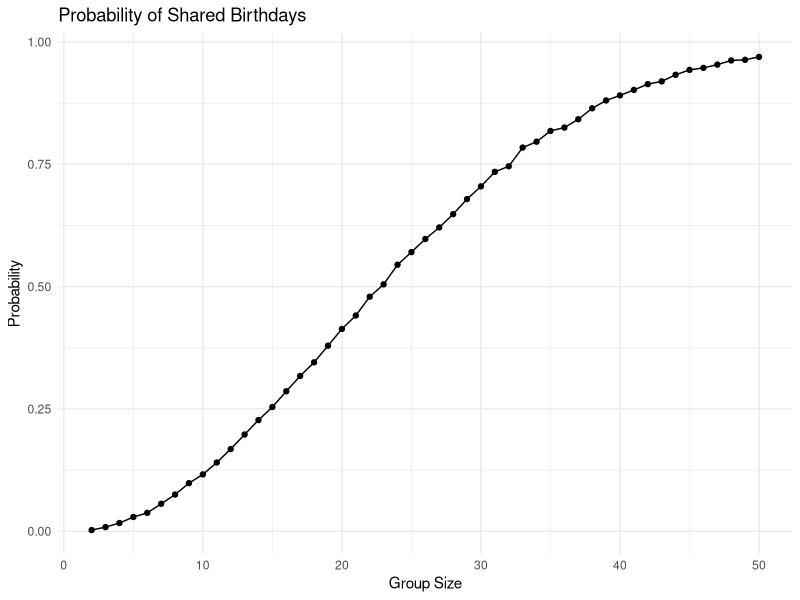

Generate this figure with R: (Note: this script raises an error after producing the figure.)
## ---- chunk 1
library(tidyverse)
set.seed(1)
## ---- chunk 2
birthday_shared = function(n) {
  birthdays = sample(1:365, size = n, replace = TRUE)
  n_distinct(birthdays) < n
}

birthday_shared(2)
birthday_shared(30)
## ---- chunk 3
birthday_results = 
  expand_grid(
    group_size = 2:50,
    iter = 1:10000
  ) |>
  mutate(
    shared = map_lgl(group_size, birthday_shared)
  ) |>
  group_by(group_size) |>
  summarize(
    probability = mean(shared)
  )

birthday_results
## ---- chunk 4
birthday_results |>
  ggplot(aes(x = group_size, y = probability)) +
  geom_line() +
  geom_point() +
  labs(
    title = "Probability of Shared Birthdays",
    x = "Group Size",
    y = "Probability"
  ) +
  theme_minimal()
## ---- chunk 5
list.files("data/data/")
## ---- chunk 6
participant_data = 
  tibble(
    files = list.files("data/data/"),
    path = str_c("data/data/", files)
  ) |>
  mutate(
    data = map(path, read_csv)
  )

participant_data
## ---- chunk 7
tidy_data = 
  participant_data |>
  unnest(cols = data) |>
  mutate(
    arm = str_sub(files, 1, 3),
    subject_id = str_sub(files, 5, 6)
  ) |>
  pivot_longer(
    week_1:week_8,
    names_to = "week",
    values_to = "observation",
    names_prefix = "week_"
  ) |>
  mutate(
    week = as.numeric(week)
  ) |>
  select(subject_id, arm, week, observation)

tidy_data
## ---- chunk 8
tidy_data |>
  ggplot(aes(x = week, y = observation,
             group = subject_id, color = subject_id)) +
  geom_line() +
  facet_grid(~arm) +
  labs(
    title = "Observations Over Time by Group",
    x = "Week",
    y = "Observation",
    color = "Subject ID"
  ) +
  theme_minimal()
## ---- chunk 9
sim_t_test = function(mu) {
  sim_data = tibble(
    x = rnorm(30, mean = mu, sd = 5)
  )
  t.test(sim_data$x, mu = 0) |>
    broom::tidy() |>
    select(estimate, p.value)
}

sim_t_test(0)
sim_t_test(3)
## ---- chunk 10
sim_results = 
  expand_grid(
    mu = 0:6,
    iter = 1:5000
  ) |>
  mutate(
    results = map(mu, sim_t_test)
  ) |>
  unnest(results)

sim_results
## ---- chunk 11
power_results = 
  sim_results |>
  group_by(mu) |>
  summarize(
    power = mean(p.value < 0.05)
  )

power_results
## ---- chunk 12
power_results |>
  ggplot(aes(x = mu, y = power)) +
  geom_line() +
  geom_point() +
  labs(
    title = "Statistical Power by True Mean",
    x = "True Mean",
    y = "Power"
  ) +
  theme_minimal()
## ---- chunk 13
estimate_results = 
  sim_results |>
  group_by(mu) |>
  summarize(
    mean_estimate = mean(estimate)
  )

estimate_results
## ---- chunk 14
rejected_results = 
  sim_results |>
  filter(p.value < 0.05) |>
  group_by(mu) |>
  summarize(
    mean_estimate = mean(estimate)
  )

rejected_results
## ---- chunk 15
estimate_results |>
  ggplot(aes(x = mu, y = mean_estimate)) +
  geom_line() +
  geom_point() +
  geom_line(aes(y = mu), linetype = "dashed") +
  labs(
    title = "Mean Estimate Across All Simulations",
    x = "True Mean",
    y = "Mean Estimate",
    caption = "Dashed line represents the true mean"
  ) +
  theme_minimal()
## ---- chunk 16
rejected_results |>
  ggplot(aes(x = mu, y = mean_estimate)) +
  geom_line() +
  geom_point() +
  geom_line(aes(y = mu), linetype = "dashed") +
  labs(
    title = "Mean Estimate Among Rejected Tests",
    x = "True Mean",
    y = "Mean Estimate",
    caption = "Dashed line represents the true mean"
  ) +
  theme_minimal()
